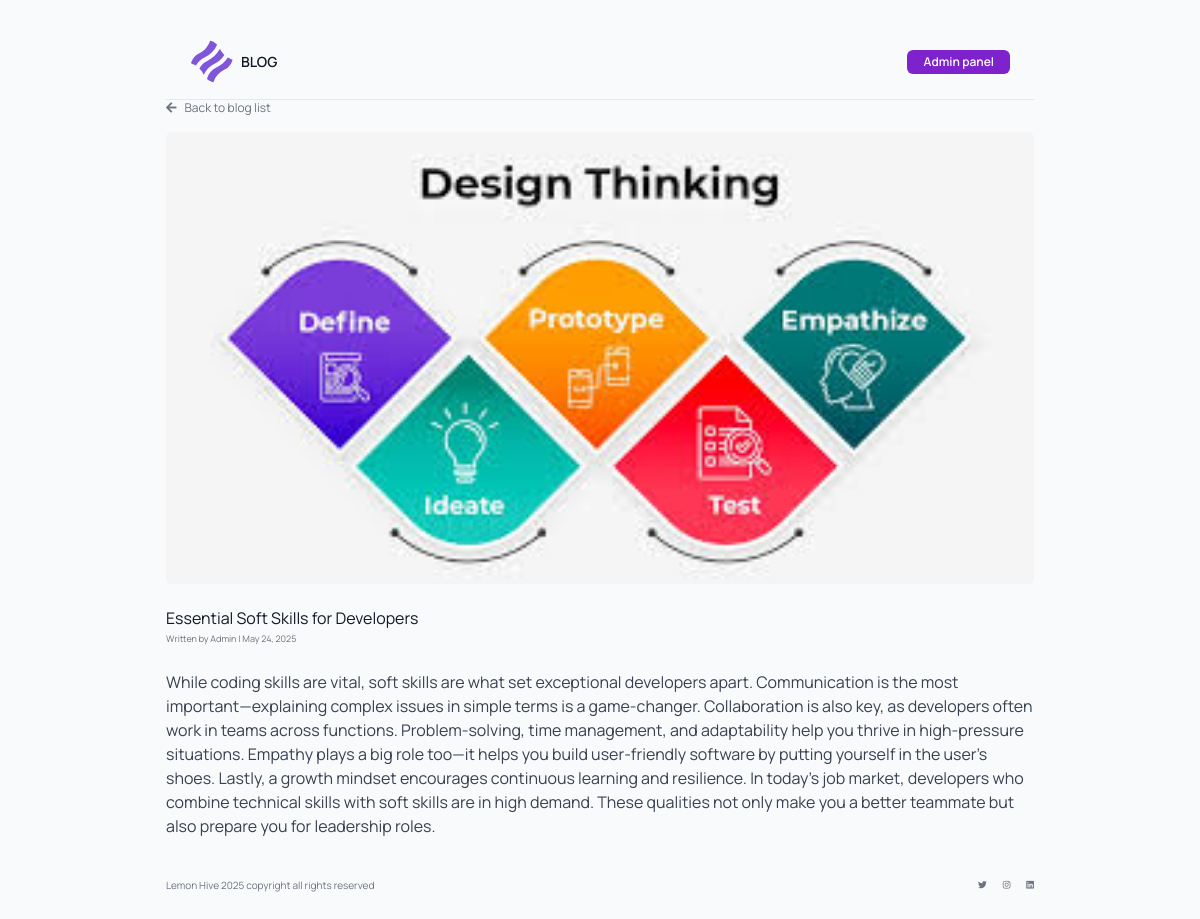
The app's page /blog.php?id=19 with its own data.
### tables this page shows
CREATE TABLE `blogs` (
  `id` int UNSIGNED NOT NULL,
  `title` varchar(255) NOT NULL,
  `description` text NOT NULL,
  `image` varchar(255) DEFAULT NULL,
  `created_at` timestamp NULL DEFAULT CURRENT_TIMESTAMP
);

### core/LH/Database.php (called while the page is built, shortened)
<?php
class Database {
    private static $instance = null;
    private $conn;
    private function __construct() {
        $this->conn = new PDO("mysql:host=localhost;dbname=blogcms", "root", "root");
    }
    public static function getInstance() {
        if (self::$instance === null) {
            self::$instance = new Database();
        }
        return self::$instance;
    }
    public function getConnection() {
        return $this->conn;
    }
}

### core/LH/RequestHandler.php (called while the page is built, shortened)
<?php
class RequestHandler {
    public function getRequest($key) {
        return $_GET[$key] ?? null;
    }
}

### core/LH/Models/Blog.php (called while the page is built, shortened)
<?php
require_once __DIR__.'/../Database.php';
class Blog {
    private $db;
    public function __construct() {
        $this->db = Database::getInstance()->getConnection();
    }
    public function getPostById($id) {
        $stmt = $this->db->prepare("SELECT * FROM blogs WHERE id = ?");
        $stmt->execute([$id]);
        return $stmt->fetch(PDO::FETCH_ASSOC);
    }
}

### blog.php (the view, shortened to what this page needs)
<?php
require_once __DIR__.'/core/LH/RequestHandler.php';
require_once __DIR__.'/core/LH/Models/Blog.php';
$request = new RequestHandler();
$blog = new Blog();
$blogId = $request->getRequest('id');
$post = $blog->getPostById($blogId);
?>
<html lang="en">
 <head>
  <script src="https://cdn.tailwindcss.com">
  </script>
  <link href="https://cdnjs.cloudflare.com/ajax/libs/font-awesome/5.15.3/css/all.min.css" rel="stylesheet"/>
 </head>
 <body class="bg-[#F9FAFB] text-[#111827]">
  <div class="max-w-[900px] mx-auto px-4 py-6">
   <?php include 'header.php'; ?>
   <a href="index.php" class="flex items-center space-x-2 text-xs text-[#6B7280] mb-4 hover:text-[#111827]">
    <i class="fas fa-arrow-left">
    </i>
    <span>
     Back to blog list
    </span>
   </a>
    <img alt="<?= htmlspecialchars($post['title']) ?>" class="w-full rounded-md mb-6 object-cover" height="100" src="uploads/<?= htmlspecialchars($post['image']) ?>" width="900"/>
   <h1 class="text-base font-normal text-[#111827] mb-1 leading-tight">
    <?= htmlspecialchars($post['title']) ?>
   </h1>
   <p class="text-[9px] text-[#6B7280] mb-6 font-normal">
    Written by Admin | <?= date("F j, Y", strtotime($post['created_at'])) ?>
   </p>
   <article class="prose prose-sm max-w-none text-[#374151]">
    <p>
     <?= nl2br(htmlspecialchars($post['description'])) ?>
    </p>
   </article>
    <?php include 'footer.php'; ?>
 </body>
</html>

### blog.php (style rules this page uses)
body { font-family: 'Manrope', sans-serif; }

### header.php (style rules this page uses)
body { font-family: 'Manrope', sans-serif; }

### footer.php (style rules this page uses)
body { font-family: 'Manrope', sans-serif; }

### records on screen
blogs: image (picture), title "Essential Soft Skills for Developers", created_at "May 24, 2025", description "While coding skills are vital, soft skills are what set exceptional developers apart. Communication is the most important—explaining complex issues in simple terms is a game-changer. Collaboration is also key, as developers often work in teams across functions. Problem-solving, time management, and adaptability help you thrive in high-pressure situations. Empathy plays a big role too—it helps you build user-friendly software by putting yourself in the user's shoes. Lastly, a growth mindset encourages continuous learning and resilience. In today’s job market, developers who combine technical skills with soft skills are in high demand. These qualities not only make you a better teammate but…"
